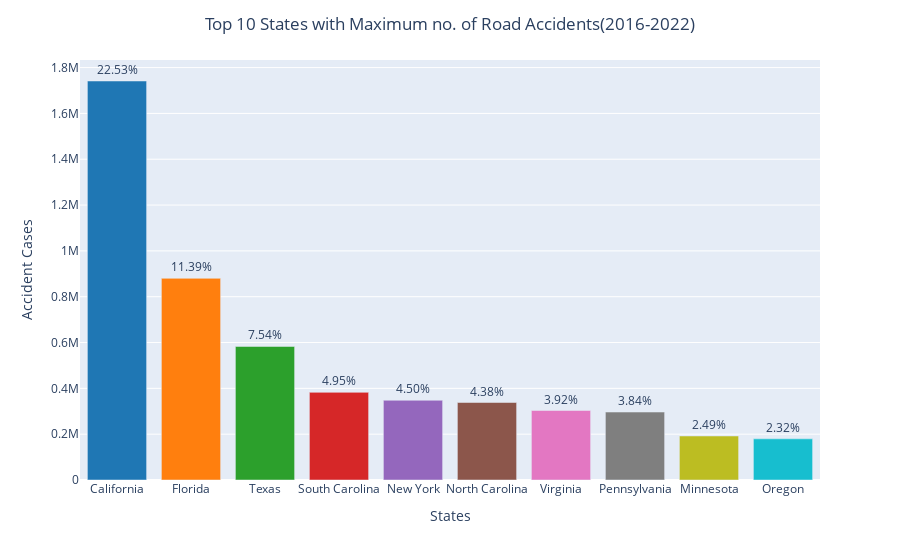

Source (notebook cell):
### Code cell
total_cases = len(df)

# Calculate the percentage of total cases for each state
top_10_states['Percentage'] = (top_10_states['Cases'] / total_cases) * 100

# Define custom colors for the bars
custom_colors = ['#1f77b4', '#ff7f0e', '#2ca02c', '#d62728', '#9467bd',
                 '#8c564b', '#e377c2', '#7f7f7f', '#bcbd22', '#17becf']

fig = px.bar(
    top_10_states,
    x='State',
    y='Cases',
    color='State',  
    color_discrete_sequence=custom_colors, 
    text='Percentage', 
    labels={'Percentage': 'Percentage (%)', 'Cases': 'Accident Cases', 'State': 'States'}  
)


fig.update_traces(texttemplate='%{text:.2f}%', textposition='outside')

fig.update_layout(showlegend=False,
                  title={'text':'Top 10 States with Maximum no. of Road Accidents(2016-2022)', 'x':0.5} 
                 )


fig.show()

### Figure 1 — Plotly figure (JSON) as saved in the notebook; plotly's stock layout.template omitted (floating-point values rounded to 4 significant figures)
{"data": [{"alignmentgroup": "True", "hovertemplate": "States=%{x}<br>Accident Cases=%{y}<br>Percentage (%)=%{text}<extra></extra>", "legendgroup": "California", "marker": {"color": "#1f77b4", "pattern": {"shape": ""}}, "name": "California", "offsetgroup": "California", "orientation": "v", "showlegend": true, "text": [22.53], "textposition": "outside", "texttemplate": "%{text:.2f}%", "type": "bar", "x": ["California"], "xaxis": "x", "y": [1741433], "yaxis": "y"}, {"alignmentgroup": "True", "hovertemplate": "States=%{x}<br>Accident Cases=%{y}<br>Percentage (%)=%{text}<extra></extra>", "legendgroup": "Florida", "marker": {"color": "#ff7f0e", "pattern": {"shape": ""}}, "name": "Florida", "offsetgroup": "Florida", "orientation": "v", "showlegend": true, "text": [11.39], "textposition": "outside", "texttemplate": "%{text:.2f}%", "type": "bar", "x": ["Florida"], "xaxis": "x", "y": [880192], "yaxis": "y"}, {"alignmentgroup": "True", "hovertemplate": "States=%{x}<br>Accident Cases=%{y}<br>Percentage (%)=%{text}<extra></extra>", "legendgroup": "Texas", "marker": {"color": "#2ca02c", "pattern": {"shape": ""}}, "name": "Texas", "offsetgroup": "Texas", "orientation": "v", "showlegend": true, "text": [7.542], "textposition": "outside", "texttemplate": "%{text:.2f}%", "type": "bar", "x": ["Texas"], "xaxis": "x", "y": [582837], "yaxis": "y"}, {"alignmentgroup": "True", "hovertemplate": "States=%{x}<br>Accident Cases=%{y}<br>Percentage (%)=%{text}<extra></extra>", "legendgroup": "South Carolina", "marker": {"color": "#d62728", "pattern": {"shape": ""}}, "name": "South Carolina", "offsetgroup": "South Carolina", "orientation": "v", "showlegend": true, "text": [4.95], "textposition": "outside", "texttemplate": "%{text:.2f}%", "type": "bar", "x": ["South Carolina"], "xaxis": "x", "y": [382557], "yaxis": "y"}, {"alignmentgroup": "True", "hovertemplate": "States=%{x}<br>Accident Cases=%{y}<br>Percentage (%)=%{text}<extra></extra>", "legendgroup": "New York", "marker": {"color": "#9467bd", "pattern": {"shape": ""}}, "name": "New York", "offsetgroup": "New York", "orientation": "v", "showlegend": true, "text": [4.502], "textposition": "outside", "texttemplate": "%{text:.2f}%", "type": "bar", "x": ["New York"], "xaxis": "x", "y": [347960], "yaxis": "y"}, {"alignmentgroup": "True", "hovertemplate": "States=%{x}<br>Accident Cases=%{y}<br>Percentage (%)=%{text}<extra></extra>", "legendgroup": "North Carolina", "marker": {"color": "#8c564b", "pattern": {"shape": ""}}, "name": "North Carolina", "offsetgroup": "North Carolina", "orientation": "v", "showlegend": true, "text": [4.376], "textposition": "outside", "texttemplate": "%{text:.2f}%", "type": "bar", "x": ["North Carolina"], "xaxis": "x", "y": [338199], "yaxis": "y"}, {"alignmentgroup": "True", "hovertemplate": "States=%{x}<br>Accident Cases=%{y}<br>Percentage (%)=%{text}<extra></extra>", "legendgroup": "Virginia", "marker": {"color": "#e377c2", "pattern": {"shape": ""}}, "name": "Virginia", "offsetgroup": "Virginia", "orientation": "v", "showlegend": true, "text": [3.925], "textposition": "outside", "texttemplate": "%{text:.2f}%", "type": "bar", "x": ["Virginia"], "xaxis": "x", "y": [303301], "yaxis": "y"}, {"alignmentgroup": "True", "hovertemplate": "States=%{x}<br>Accident Cases=%{y}<br>Percentage (%)=%{text}<extra></extra>", "legendgroup": "Pennsylvania", "marker": {"color": "#7f7f7f", "pattern": {"shape": ""}}, "name": "Pennsylvania", "offsetgroup": "Pennsylvania", "orientation": "v", "showlegend": true, "text": [3.838], "textposition": "outside", "texttemplate": "%{text:.2f}%", "type": "bar", "x": ["Pennsylvania"], "xaxis": "x", "y": [296620], "yaxis": "y"}, {"alignmentgroup": "True", "hovertemplate": "States=%{x}<br>Accident Cases=%{y}<br>Percentage (%)=%{text}<extra></extra>", "legendgroup": "Minnesota", "marker": {"color": "#bcbd22", "pattern": {"shape": ""}}, "name": "Minnesota", "offsetgroup": "Minnesota", "orientation": "v", "showlegend": true, "text": [2.485], "textposition": "outside", "texttemplate": "%{text:.2f}%", "type": "bar", "x": ["Minnesota"], "xaxis": "x", "y": [192084], "yaxis": "y"}, {"alignmentgroup": "True", "hovertemplate": "States=%{x}<br>Accident Cases=%{y}<br>Percentage (%)=%{text}<extra></extra>", "legendgroup": "Oregon", "marker": {"color": "#17becf", "pattern": {"shape": ""}}, "name": "Oregon", "offsetgroup": "Oregon", "orientation": "v", "showlegend": true, "text": [2.325], "textposition": "outside", "texttemplate": "%{text:.2f}%", "type": "bar", "x": ["Oregon"], "xaxis": "x", "y": [179660], "yaxis": "y"}], "layout": {"barmode": "relative", "legend": {"title": {"text": "States"}, "tracegroupgap": 0}, "margin": {"t": 60}, "showlegend": false, "title": {"text": "Top 10 States with Maximum no. of Road Accidents(2016-2022)", "x": 0.5}, "xaxis": {"anchor": "y", "categoryarray": ["California", "Florida", "Texas", "South Carolina", "New York", "North Carolina", "Virginia", "Pennsylvania", "Minnesota", "Oregon"], "categoryorder": "array", "domain": [0, 1], "title": {"text": "States"}}, "yaxis": {"anchor": "x", "domain": [0, 1], "title": {"text": "Accident Cases"}}}}
